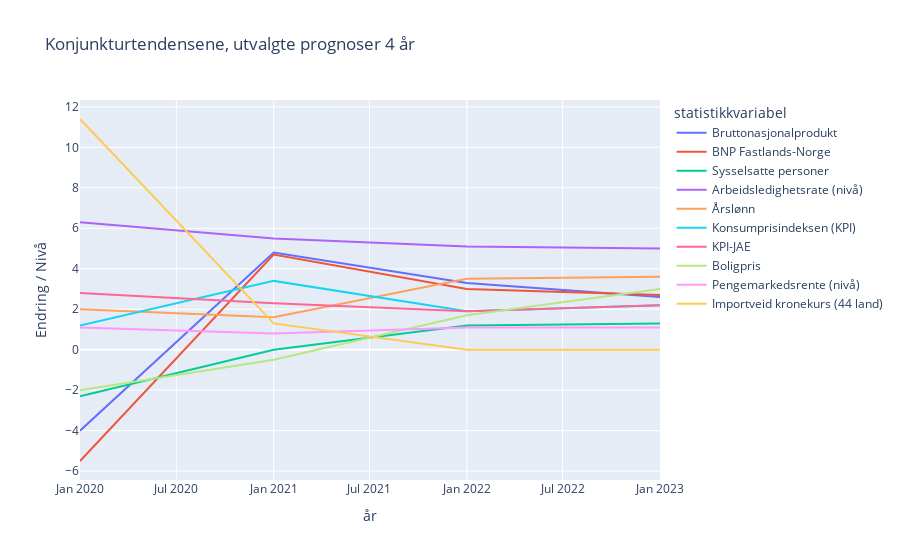

Source (notebook cell):
### Markdown cell above
Plotly Express har argumentet 'line_group', for gruppering. Her legger jeg også på tittel og tekst til y-aksen.

### Code cell
px.line(df, x=('år'), y='12880: Makroøkonomiske hovedstørrelser. Regnskap og prognoser, etter år og statistikkvariabel', 
              color='statistikkvariabel', 
              line_group='statistikkvariabel', 
              title='Konjunkturtendensene, utvalgte prognoser 4 år', 
              labels={'12880: Makroøkonomiske hovedstørrelser. Regnskap og prognoser, etter år og statistikkvariabel':'Endring / Nivå'})

### Figure 1 — Plotly figure (JSON) as saved in the notebook; plotly's stock layout.template omitted (floating-point values rounded to 4 significant figures)
{"data": [{"hovertemplate": "statistikkvariabel=Bruttonasjonalprodukt<br>år=%{x}<br>Endring / Nivå=%{y}<extra></extra>", "legendgroup": "Bruttonasjonalprodukt", "line": {"color": "#636efa", "dash": "solid"}, "mode": "lines", "name": "Bruttonasjonalprodukt", "showlegend": true, "type": "scatter", "x": ["2020-01-01T00:00:00", "2021-01-01T00:00:00", "2022-01-01T00:00:00", "2023-01-01T00:00:00"], "xaxis": "x", "y": [-4, 4.8, 3.3, 2.6], "yaxis": "y"}, {"hovertemplate": "statistikkvariabel=BNP Fastlands-Norge<br>år=%{x}<br>Endring / Nivå=%{y}<extra></extra>", "legendgroup": "BNP Fastlands-Norge", "line": {"color": "#EF553B", "dash": "solid"}, "mode": "lines", "name": "BNP Fastlands-Norge", "showlegend": true, "type": "scatter", "x": ["2020-01-01T00:00:00", "2021-01-01T00:00:00", "2022-01-01T00:00:00", "2023-01-01T00:00:00"], "xaxis": "x", "y": [-5.5, 4.7, 3, 2.7], "yaxis": "y"}, {"hovertemplate": "statistikkvariabel=Sysselsatte personer<br>år=%{x}<br>Endring / Nivå=%{y}<extra></extra>", "legendgroup": "Sysselsatte personer", "line": {"color": "#00cc96", "dash": "solid"}, "mode": "lines", "name": "Sysselsatte personer", "showlegend": true, "type": "scatter", "x": ["2020-01-01T00:00:00", "2021-01-01T00:00:00", "2022-01-01T00:00:00", "2023-01-01T00:00:00"], "xaxis": "x", "y": [-2.3, 0, 1.2, 1.3], "yaxis": "y"}, {"hovertemplate": "statistikkvariabel=Arbeidsledighetsrate (nivå)<br>år=%{x}<br>Endring / Nivå=%{y}<extra></extra>", "legendgroup": "Arbeidsledighetsrate (nivå)", "line": {"color": "#ab63fa", "dash": "solid"}, "mode": "lines", "name": "Arbeidsledighetsrate (nivå)", "showlegend": true, "type": "scatter", "x": ["2020-01-01T00:00:00", "2021-01-01T00:00:00", "2022-01-01T00:00:00", "2023-01-01T00:00:00"], "xaxis": "x", "y": [6.3, 5.5, 5.1, 5], "yaxis": "y"}, {"hovertemplate": "statistikkvariabel=Årslønn<br>år=%{x}<br>Endring / Nivå=%{y}<extra></extra>", "legendgroup": "Årslønn", "line": {"color": "#FFA15A", "dash": "solid"}, "mode": "lines", "name": "Årslønn", "showlegend": true, "type": "scatter", "x": ["2020-01-01T00:00:00", "2021-01-01T00:00:00", "2022-01-01T00:00:00", "2023-01-01T00:00:00"], "xaxis": "x", "y": [2, 1.6, 3.5, 3.6], "yaxis": "y"}, {"hovertemplate": "statistikkvariabel=Konsumprisindeksen (KPI)<br>år=%{x}<br>Endring / Nivå=%{y}<extra></extra>", "legendgroup": "Konsumprisindeksen (KPI)", "line": {"color": "#19d3f3", "dash": "solid"}, "mode": "lines", "name": "Konsumprisindeksen (KPI)", "showlegend": true, "type": "scatter", "x": ["2020-01-01T00:00:00", "2021-01-01T00:00:00", "2022-01-01T00:00:00", "2023-01-01T00:00:00"], "xaxis": "x", "y": [1.2, 3.4, 1.9, 2.2], "yaxis": "y"}, {"hovertemplate": "statistikkvariabel=KPI-JAE<br>år=%{x}<br>Endring / Nivå=%{y}<extra></extra>", "legendgroup": "KPI-JAE", "line": {"color": "#FF6692", "dash": "solid"}, "mode": "lines", "name": "KPI-JAE", "showlegend": true, "type": "scatter", "x": ["2020-01-01T00:00:00", "2021-01-01T00:00:00", "2022-01-01T00:00:00", "2023-01-01T00:00:00"], "xaxis": "x", "y": [2.8, 2.3, 1.9, 2.2], "yaxis": "y"}, {"hovertemplate": "statistikkvariabel=Boligpris<br>år=%{x}<br>Endring / Nivå=%{y}<extra></extra>", "legendgroup": "Boligpris", "line": {"color": "#B6E880", "dash": "solid"}, "mode": "lines", "name": "Boligpris", "showlegend": true, "type": "scatter", "x": ["2020-01-01T00:00:00", "2021-01-01T00:00:00", "2022-01-01T00:00:00", "2023-01-01T00:00:00"], "xaxis": "x", "y": [-2, -0.5, 1.7, 3], "yaxis": "y"}, {"hovertemplate": "statistikkvariabel=Pengemarkedsrente (nivå)<br>år=%{x}<br>Endring / Nivå=%{y}<extra></extra>", "legendgroup": "Pengemarkedsrente (nivå)", "line": {"color": "#FF97FF", "dash": "solid"}, "mode": "lines", "name": "Pengemarkedsrente (nivå)", "showlegend": true, "type": "scatter", "x": ["2020-01-01T00:00:00", "2021-01-01T00:00:00", "2022-01-01T00:00:00", "2023-01-01T00:00:00"], "xaxis": "x", "y": [1.1, 0.8, 1.1, 1.1], "yaxis": "y"}, {"hovertemplate": "statistikkvariabel=Importveid kronekurs (44 land)<br>år=%{x}<br>Endring / Nivå=%{y}<extra></extra>", "legendgroup": "Importveid kronekurs (44 land)", "line": {"color": "#FECB52", "dash": "solid"}, "mode": "lines", "name": "Importveid kronekurs (44 land)", "showlegend": true, "type": "scatter", "x": ["2020-01-01T00:00:00", "2021-01-01T00:00:00", "2022-01-01T00:00:00", "2023-01-01T00:00:00"], "xaxis": "x", "y": [11.4, 1.3, 0, 0], "yaxis": "y"}], "layout": {"legend": {"title": {"text": "statistikkvariabel"}, "tracegroupgap": 0}, "title": {"text": "Konjunkturtendensene, utvalgte prognoser 4 år"}, "xaxis": {"anchor": "y", "domain": [0, 1], "title": {"text": "år"}}, "yaxis": {"anchor": "x", "domain": [0, 1], "title": {"text": "Endring / Nivå"}}}}
